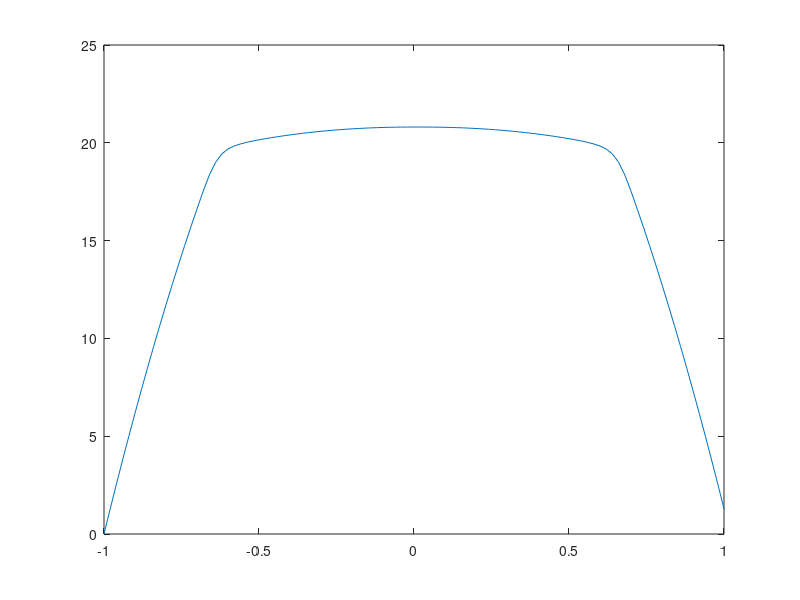

This figure's MATLAB source:
clf;
clear;
% Model parameters
% From paper
n = 20;  % Power law index
H_min = 0.0;  % Minimum hematocrit
H_t = 0.25;  % Tube hematorcrit
% Arbitrary
R1 = 20.0;  % Vessel radius
R2 = 0.7 * R1;  % RBC core radius
lambda = R2 / R1;  % Core thickness
h = (1 - R2 / R1) * R1;  % Minimum gap width
delta = h / R1;  % Dimensionless peripheral layer thickness
d = -0.0 * R1;  % Distance between two centers
epsilon = d / R1;  % Eccentricity

% Only axisymmetric
H_max = H_min + (H_t - H_min) * (n + 1) * (n + 2) / (n - 1) / (n - 2) /...
    lambda ^ 2;

if epsilon > 1 - lambda, error('Eccentricity too high'); end

nn = 101;  % Number of nodes in each direction
grid_vector = linspace(-1, 1, nn);  % -1 and 1 are normalized values
[x, z] = meshgrid(grid_vector);
r = sqrt(x.^2 + z.^2);  % Radial coordinates
H = ones(nn, nn) .* H_min;  % Hematrocrit distribution

for ii = 1 : nn
  for jj = 1 : nn
    % if r(ii, jj) ~= 0
    %   rho = sqrt(epsilon^2 + r(ii, jj)^2 + 2 * r(ii, jj) * epsilon *...
    %       z(ii, jj) / r(ii, jj));
    % else
    %   rho = sqrt(epsilon^2 + r(ii, jj)^2);
    % end
    % %% Non-Axisymmetric hematocrit distribution
    % if rho < lambda
    %   rl = rho / lambda;  % For convenience
    %   H(ii, jj) = H_max - (H_max - H_min) * (0.5 * n * (n - 1) * rl^(n - 2) -...
    %       n * (n - 2) * rl^(n - 1) + 0.5 * (n - 1) * (n - 2) * rl^n);
    % end
    %% Axisymmetric hematocrit distribution
    if r(ii, jj) < 1 - delta
      rl = r(ii, jj) / lambda;
      H(ii, jj) = H_max - (H_max - H_min) * (0.5 * n * (n - 1) * rl^(n - 2) -...
          n * (n - 2) * rl^(n - 1) + 0.5 * (n - 1) * (n - 2) * rl^n);
    end
  end
end

% Parameters for RK4
fmin = -1e4;
fmax = 0;
tau_wm = 1.4;  % dyne / cm^2, Characteristic wall shear stress
mu_p = 1.3;
% P_g = 2 * tau_wm * 1e-5 * 1e8 / R1;
P_g = 4;
I_e = 1.0;  % *
gamma_s = 1.0;  % *
% Model
k_0 = 0.275363 + 2 ./ (0.100158 + H);
k_inf = exp(1.3435 + H .* (-2.803 + H .* (2.711 - 0.6479 .* H)));
gamma_c = exp(-6.1508 + H .* (27.923 + H .* (-25.6 + 3.697 .* H)));

% k = (k_0 + k_inf .* sqrt(I_e ./ gamma_c)) ./ (1 + sqrt(I_e ./ gamma_c));  % *
% mu = mu_p ./ (1 - 0.5 .* k .* H) .^ 2;  % *
% tau_w = 8 .* mu .* gamma_s;  % *
mu_inf = mu_p ./ (1 - 0.5 .* k_inf .* H) .^ 2;
mu_inf_m = max(max(mu_inf));
Lambda = gamma_c .* ((1 - 0.5 .* k_0 .* H) ./ (1 - 0.5 .* k_inf .* H)) .^ 2;
tau_0 = mu_p .* gamma_c .* (0.5 .* H .* (k_0 - k_inf)) .^ 2 ./ (1 - 0.5 .*...
    k_inf .* H) .^ 4;
% alpha = (sqrt(tau_0) + sqrt(mu_inf .* Lambda)) ./ sqrt(lambda .* tau_w);
q = (sqrt(tau_0) - sqrt(mu_inf .* Lambda)) ./ (sqrt(tau_0) + sqrt(mu_inf .*...
    Lambda));
% C_r = sqrt(r - 2 .* alpha .* q .* sqrt(r) + alpha .^ 2);

% Allocate memory
k = zeros(nn, nn);
mu = zeros(nn, nn);
tau_w = zeros(nn, nn);
alpha = zeros(nn, nn);
gamma_dot = zeros(nn, nn);
% for ii = 1 : nn
%   for jj = 1 : nn
%     k_0_i = k_0(ii, jj);
%     k_inf_i = k_inf(ii, jj);
%     gamma_c_i = gamma_c(ii, jj);
%     H_i = H(ii, jj);
%     tau_0_i = tau_0(ii, jj);
%     mu_inf_i = mu_inf(ii, jj);
%     Lambda_i = Lambda(ii, jj);
%     q_i = q(ii, jj);
%     r_i = r(ii, jj);
%     k_i = @(sr) (k_0_i + k_inf_i * sqrt(-0.25 * sr / gamma_c_i)) / (1 +...
%         sqrt(-0.25 * sr / gamma_c_i));  % *
%     mu_i = @(sr) mu_p / (1 - 0.5 * k_i(sr) * H_i) ^ 2;  % *
%     tau_w_i = @(sr) 8 * mu_i(sr) * gamma_s;  % *
%     alpha_i = @(sr) (sqrt(tau_0_i) + sqrt(mu_inf_i * Lambda_i)) /...
%         sqrt(lambda * tau_w_i(sr));
%     C_r_i = @(sr) sqrt(r_i - 2 * alpha_i(sr) * q_i * sqrt(r_i) +...
%         alpha_i(sr) ^ 2);
%     dvdr = @(sr) P_g * R1 / 4 / mu_inf_i * (r_i - alpha_i(sr) *...
%         (1 + q_i) * sqrt(r_i) + alpha_i(sr)^2 + (sqrt(r_i) - alpha_i(sr)) *...
%         C_r_i(sr)) + sr;
%     shear_rate = fzero(dvdr, [-100 0]);
%     k(ii, jj) = k_i(shear_rate);
%     mu(ii, jj) = mu_i(shear_rate);
%     tau_w(ii, jj) = tau_w_i(shear_rate);
%     alpha(ii, jj) = alpha_i(shear_rate);
%     gamma_dot(ii, jj) = shear_rate;
%   end
% end
C_r = sqrt(r - 2 .* alpha .* q .* sqrt(r) + alpha .^ 2);
% Arbitrary
h = 0.02;
R_plot = -1 : h : 1;
R = abs(R_plot);

incr = -1;
v = zeros(1, numel(R));
% for ii = numel(R) - 1 : -1 : 1
%   x_i = 51;
%   z_i = x_i + ii;
%   % Reverse sign when going from R1 to 0
%   mu_inf_i = mu_inf(z_i, x_i);
%   r_i = r(z_i, x_i);
%   alpha_i = alpha(z_i, x_i);
%   q_i = q(z_i, x_i);
%   C_r_i = C_r(z_i, x_i);
%   dvdr = @(r_i, x) P_g * R1 / 4 / mu_inf_i * (r_i - alpha_i * (1 + q_i) *...
%       sqrt(r_i) + alpha_i^2 + (sqrt(r_i) - alpha_i) * C_r_i);
%   k1 = h * dvdr(R(ii + incr), v(ii + incr));
%   k2 = h * dvdr(R(ii + incr) + h / 2, v(ii + incr) + k1 / 2);
%   k3 = h * dvdr(R(ii + incr) + h / 2, v(ii + incr) + k2 / 2);
%   k4 = h * dvdr(R(ii + incr) + h, v(ii + incr) + k3);
%   v(ii) = v(ii + incr) + (k1 + 2 * k2 + 2 * k3 + k4) / 6;
% end
% for ii = numel(R) - 1 : -1 : 1
for ii = 2 : numel(R)
  disp(ii);
  x_i = 51;
  z_i = ii - 1;
  % Model Parameters
  k_0_i = k_0(z_i, x_i);
  k_inf_i = k_inf(z_i, x_i);
  gamma_c_i = gamma_c(z_i, x_i);
  H_i = H(z_i, x_i);
  tau_0_i = tau_0(z_i, x_i);
  mu_inf_i = mu_inf(z_i, x_i);
  Lambda_i = Lambda(z_i, x_i);
  q_i = q(z_i, x_i);
  r_i = r(z_i, x_i);
  k_i = @(sr) (k_0_i + k_inf_i * sqrt(-0.25 * sr / gamma_c_i)) / (1 +...
      sqrt(-0.25 * sr / gamma_c_i));  % *
  mu_i = @(sr) mu_p / (1 - 0.5 * k_i(sr) * H_i) ^ 2;  % *
  tau_w_i = @(sr) 8 * mu_i(sr) * gamma_s;  % *
  alpha_i = @(sr) (sqrt(tau_0_i) + sqrt(mu_inf_i * Lambda_i)) /...
      sqrt(lambda * tau_w_i(sr));
  C_r_i = @(sr) sqrt(r_i - 2 * alpha_i(sr) * q_i * sqrt(r_i) +...
      alpha_i(sr) ^ 2);
  % Reverse sign when going from R1 to 0
  r1 = R(ii + incr);
  r2 = R(ii + incr) + h / 2;
  r3 = R(ii + incr) + h / 2;
  r4 = R(ii + incr) + h;
  dvdr1 = @(sr) P_g * R1 / 4 / mu_inf_i * (r1 - alpha_i(sr) * (1 + q_i) *...
      sqrt(r1) + alpha_i(sr)^2 + (sqrt(r1) - alpha_i(sr)) * C_r_i(sr)) + sr;
  dvdr2 = @(sr) P_g * R1 / 4 / mu_inf_i * (r2 - alpha_i(sr) * (1 + q_i) *...
      sqrt(r2) + alpha_i(sr)^2 + (sqrt(r2) - alpha_i(sr)) * C_r_i(sr)) + sr;
  dvdr3 = @(sr) P_g * R1 / 4 / mu_inf_i * (r3 - alpha_i(sr) * (1 + q_i) *...
      sqrt(r3) + alpha_i(sr)^2 + (sqrt(r3) - alpha_i(sr)) * C_r_i(sr)) + sr;
  dvdr4 = @(sr) P_g * R1 / 4 / mu_inf_i * (r4 - alpha_i(sr) * (1 + q_i) *...
      sqrt(r4) + alpha_i(sr)^2 + (sqrt(r4) - alpha_i(sr)) * C_r_i(sr)) + sr;
  % k1 = h * fzero(dvdr1, [fmin fmax]);
  % k2 = h * fzero(dvdr2, [fmin fmax]);
  % k3 = h * fzero(dvdr3, [fmin fmax]);
  % k4 = h * fzero(dvdr4, [fmin fmax]);
  if ii <= 51
    k1 = -h * fzero(dvdr1, [fmin fmax]);
    k2 = -h * fzero(dvdr2, [fmin fmax]);
    k3 = -h * fzero(dvdr3, [fmin fmax]);
    k4 = -h * fzero(dvdr4, [fmin fmax]);
  % elseif ii == 50
  %   k1 = -h * 0;
  %   k2 = -h * 0;
  %   k3 = -h * 0;
  %   k4 = -h * 0;
  else
    k1 = h * fzero(dvdr1, [fmin fmax]);
    k2 = h * fzero(dvdr2, [fmin fmax]);
    k3 = h * fzero(dvdr3, [fmin fmax]);
    k4 = h * fzero(dvdr4, [fmin fmax]);
  end
  v(ii) = v(ii + incr) + (k1 + 2 * k2 + 2 * k3 + k4) / 6;
end

plot(R_plot, v * tau_wm * R1 / 2 / mu_inf_m);
% plot_y = 4;
% plot_x = 4;
% subplot(plot_y, plot_x, 1);
% mesh(x, z, H);
% xlabel('x');
% ylabel('z');
% zlabel('H');
% zlim([0 0.8]);
% title('H');
% subplot(plot_y, plot_x, 2);
% mesh(x, z, k_0);
% title('k_0');
% subplot(plot_y, plot_x, 3);
% mesh(x, z, k_inf);
% title('k_\infty');
% subplot(plot_y, plot_x, 4);
% mesh(x, z, gamma_c);
% title('\gamma_c');
% subplot(plot_y, plot_x, 5);
% mesh(x, z, mu_inf);
% title('\mu_\infty');
% subplot(plot_y, plot_x, 6);
% mesh(x, z, Lambda);
% title('\Lambda');
% subplot(plot_y, plot_x, 7);
% mesh(x, z, tau_0);
% title('\tau_0');
% subplot(plot_y, plot_x, 8);
% mesh(x, z, alpha);
% title('\alpha *');
% subplot(plot_y, plot_x, 9);
% mesh(x, z, q);
% title('q');
% subplot(plot_y, plot_x, 10);
% mesh(x, z, C_r);
% title('C_r');
% subplot(plot_y, plot_x, 11);
% mesh(x, z, k);
% title('k');
% subplot(plot_y, plot_x, 12);
% mesh(x, z, mu);
% title('\mu');
% subplot(plot_y, plot_x, 13);
% mesh(x, z, tau_w);
% title('\tau_w');
% subplot(plot_y, plot_x, 14);
% mesh(x, z, gamma_dot);
% title('\gamma');
